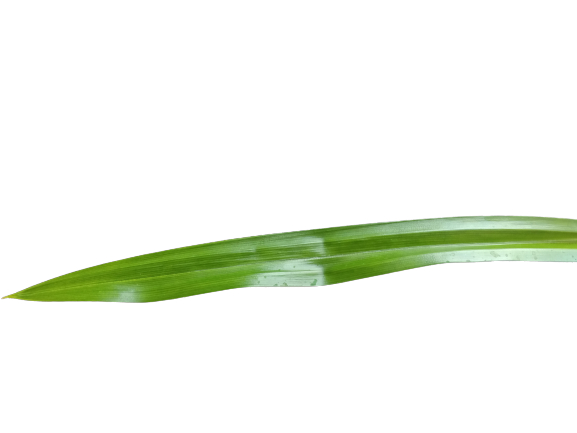
#> input picture 001.jpg, 577 x 433 px
$ jupyter execute rotation.ipynb   (shell and % lines are left out)
#> lines starting #> are read from the running program, lines starting #| are printed output that depends on the picture
<a href="https://colab.research.google.com/github/ivvanfebryans/DaunPandan/blob/master/rotation.ipynb" target="_parent"></a>

[cell 1]
# import the necessary packages
import matplotlib.pyplot as plt
import argparse
import imutils
import cv2

[cell 2]
def plt_imshow(title, image):
    # convert the image frame BGR to RGB color space and display it
	image = cv2.cvtColor(image, cv2.COLOR_BGR2RGB)
	plt.imshow(image)
	plt.title(title)
	plt.grid(False)
	plt.show()

[cell 3]
args = {
    "image": "001.jpg"
}

[cell 4]
# load the image and show it
image = cv2.imread(args["image"])
#> image is the input picture: shape (433, 577, 3); mean B, G, R 236.6, 245.5, 241.2
plt_imshow("Original", image)

# grab the dimensions of the image and calculate the center of the
# image
(h, w) = image.shape[:2]
#> h = 433; w = 577
(cX, cY) = (w // 2, h // 2)
#> cX = 288; cY = 216

# rotate our image by 45 degrees around the center of the image
M = cv2.getRotationMatrix2D((cX, cY), 45, 1.0)
rotated = cv2.warpAffine(image, M, (w, h))
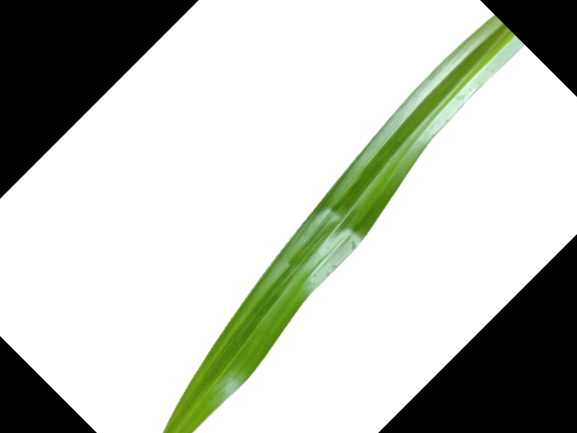
#> rotated: shape (433, 577, 3); mean B, G, R 187.3, 195.8, 191.6
plt_imshow("Rotated by 45 Degrees", rotated)

# rotate our image by -90 degrees around the image
M = cv2.getRotationMatrix2D((cX, cY), -90, 1.0)
rotated = cv2.warpAffine(image, M, (w, h))
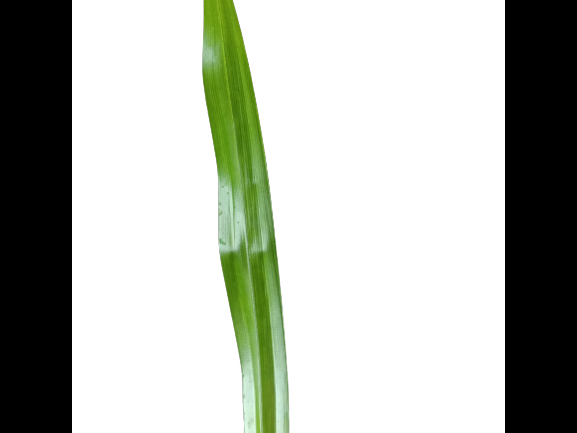
#> rotated: shape (433, 577, 3); mean B, G, R 175.8, 183.2, 179.5
plt_imshow("Rotated by -90 Degrees", rotated)

$ run again, with 002.jpg copied over 001.jpg
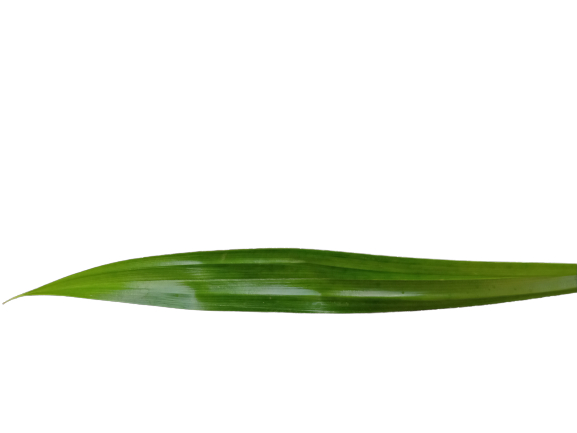
#> input picture 002.jpg, 577 x 433 px
#> image is the input picture: shape (433, 577, 3); mean B, G, R 231.5, 239.7, 236.3
#> `rotated = cv2.warpAffine(image, M, (w, h))`:
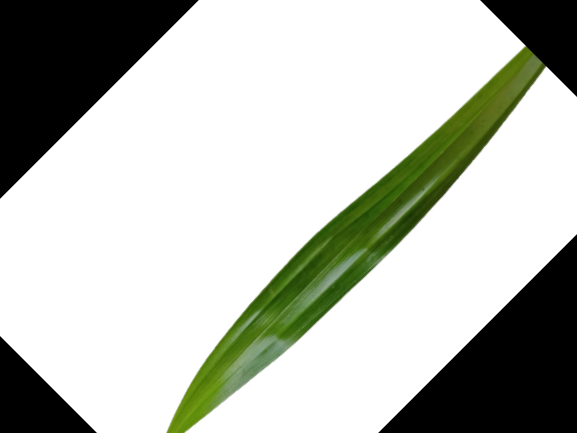
#> rotated: shape (433, 577, 3); mean B, G, R 181.8, 189.9, 186.5
#> `rotated = cv2.warpAffine(image, M, (w, h))`:
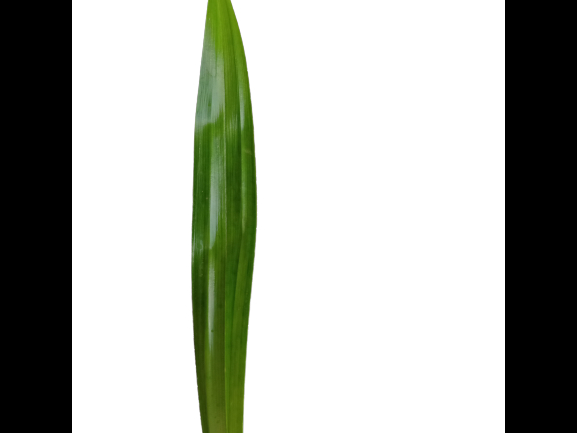
#> rotated: shape (433, 577, 3); mean B, G, R 170.7, 177.8, 174.7

$ run again, with 003.jpg copied over 001.jpg
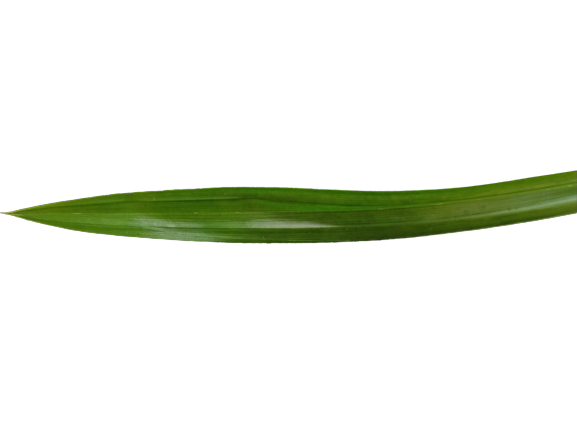
#> input picture 003.jpg, 577 x 433 px
#> image is the input picture: shape (433, 577, 3); mean B, G, R 231.5, 239.7, 236.4
#> `rotated = cv2.warpAffine(image, M, (w, h))`:
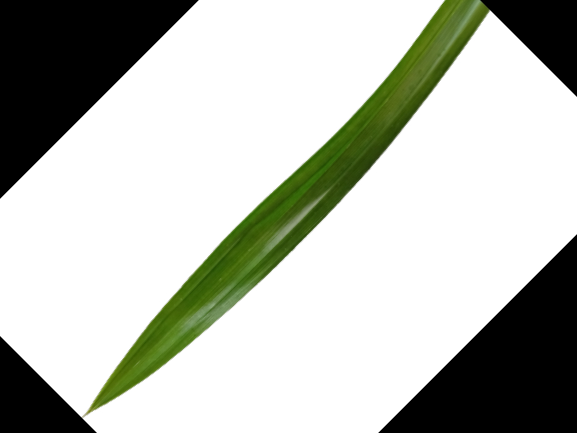
#> rotated: shape (433, 577, 3); mean B, G, R 181.9, 189.9, 186.7
#> `rotated = cv2.warpAffine(image, M, (w, h))`:
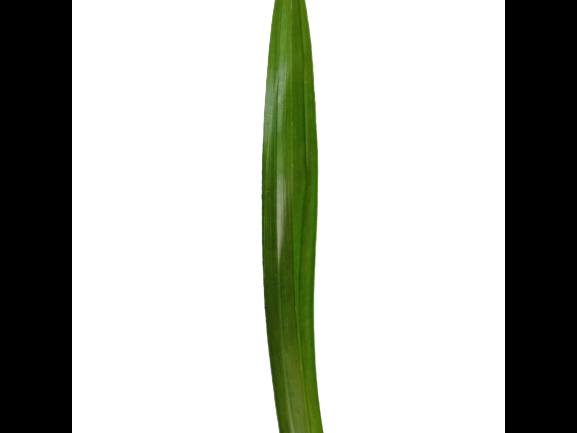
#> rotated: shape (433, 577, 3); mean B, G, R 171.7, 178.5, 175.7
